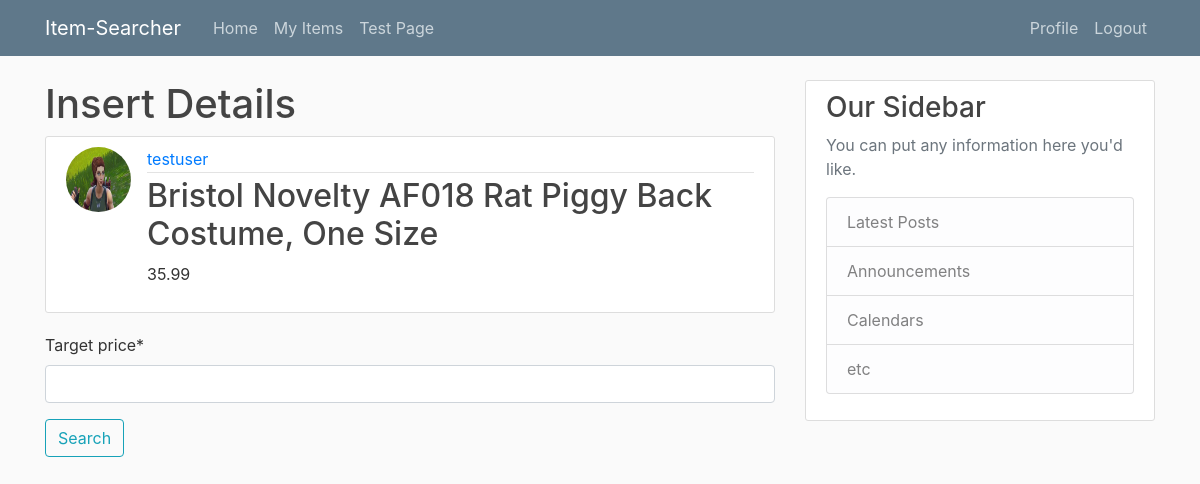
/trackinginfo/79/ (signed in), run on the app's committed database.
### users/models.py (models this page shows, shortened)
class Profile(models.Model):
    user = models.OneToOneField(User,on_delete=models.CASCADE) #One to one relationship with user model
    image = models.ImageField(default='default.jpg', upload_to='profile_pics')

### item_searcher/models.py (models this page shows, shortened)
class Item(models.Model):
    name = models.CharField(max_length=100)
    current_price = models.FloatField()
    url = models.CharField(max_length=100, default='')

### item_searcher/views.py (the view, shortened to what this page needs)
# urls.py: path('trackinginfo/<int:pk>/', ItemTrackingView.as_view(), name='item_searcher_tracking'),
class ItemTrackingView(FormView):
    template_name = 'item_searcher/item_tracking_info.html'
    form_class = ItemTrackingForm
    success_url = '/list/'
    def get_context_data(self, **kwargs):
        data = super().get_context_data(**kwargs)
        data['item'] = Item.objects.get(pk=self.kwargs['pk'])
        return data

### item_searcher/forms.py
class ItemTrackingForm(forms.ModelForm):
    class Meta:
        model = TrackingDetails
        fields = ['target_price']

### item_searcher/templates/item_searcher/item_tracking_info.html (shortened to what this page needs)
{% extends 'item_searcher/base.html' %}
{% load crispy_forms_tags %}
{% block content %}
<div>
    <h1>Insert Details</h1>
    <article class="media content-section">
        <img class="rounded-circle article-img" src="{{ user.profile.image.url }}">
        <div class="media-body">
            <div class="article-metadata">
                <a class="mr-2" href="#">{{ user }}</a>
            </div>
            <h2><a class="article-title" href="#">{{ item.name }}</a></h2>
            <p>{{ item.current_price }}</p>
        </div>
    </article>
</div>
<div>
    <form method="POST">
        {{ form|crispy }}
        <button class="btn btn-outline-info" type="search">Search</button>
    </form>
</div>
{% endblock content %}

### item_searcher/static/item_searcher/main.css (style rules this page uses)
body { background: #fafafa; color: #333333; margin-top: 5rem; }
h1, h2, h3, h4, h5, h6 { color: #444444; }
.content-section { background: #ffffff; padding: 10px 20px; border: 1px solid #dddddd; border-radius: 3px; margin-bottom: 20px; }
.article-title { color: #444444; }
.article-img { height: 65px; width: 65px; margin-right: 16px; }
.article-metadata { padding-bottom: 1px; margin-bottom: 4px; border-bottom: 1px solid #e3e3e3 }

### data on the page
Item: name "Bristol Novelty AF018 Rat Piggy Back Costume, One Size", current_price "35.99"

### other printed values
{{ user }} "testuser"
